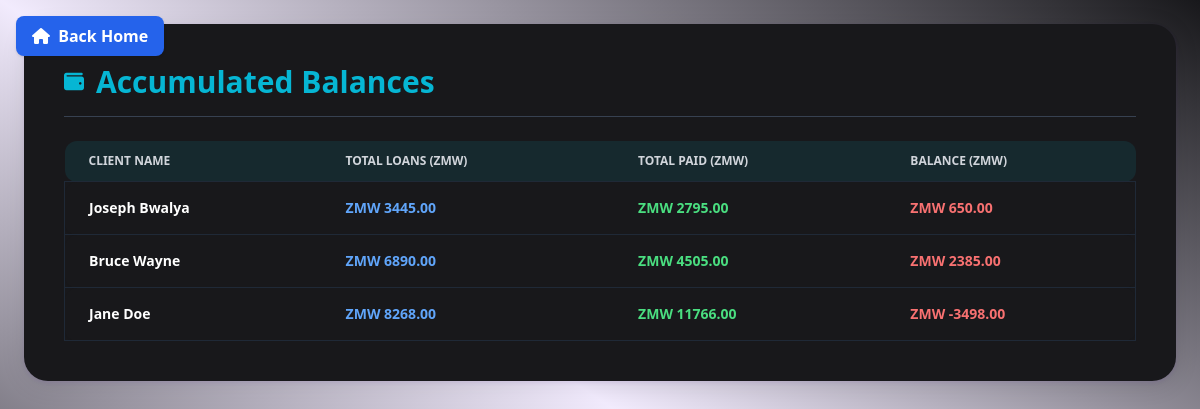
Page /clients/ceo/accumulated-balances/ (signed in) on the committed database.
### clients/models.py (models this page shows, shortened)
class Client(models.Model):
    full_name = models.CharField(max_length=100)
    nrc = models.CharField(max_length=20)
    phone_number = models.CharField(max_length=20)
    passport_photo = models.ImageField(upload_to='photos/')
    signature = models.ImageField(upload_to='signatures/')
    business_name = models.CharField(max_length=255, blank=True, null=True)
    address = models.TextField(blank=True, null=True)
    MARITAL_STATUS_CHOICES = [
        ('single', 'Single'),
        ('married', 'Married'),
        ('divorced', 'Divorced'),
        ('widowed', 'Widowed'),
    ]
    marital_status = models.CharField(max_length=10, choices=MARITAL_STATUS_CHOICES, blank=True, null=True)
    relationship_with_witness = models.CharField(max_length=255, blank=True, null=True)
    surety_name = models.CharField(max_length=100)
    surety_value = models.DecimalField(max_digits=10, decimal_places=2, blank=True, null=True)
    surety_make = models.CharField(max_length=255, blank=True, null=True)
    witness_name = models.CharField(max_length=100)
    witness_nrc = models.CharField(max_length=20)
    witness_phone = models.CharField(max_length=20)
    created_by = models.ForeignKey(settings.AUTH_USER_MODEL, on_delete=models.CASCADE)
    created_at = models.DateTimeField(auto_now_add=True)
    approved = models.BooleanField(default=False)
    rejected = models.BooleanField(default=False)

### clients/views.py (the view)
# urls.py: path('ceo/accumulated-balances/', ceo_accumulated_balances, name='ceo_accumulated_balances'),
@login_required
def ceo_accumulated_balances(request):
    clients = Client.objects.filter(loans__approved=True).distinct()
    client_data = []
    for client in clients:
        approved_loans = client.loans.filter(approved=True)
        total_loan_amount = Decimal('0.00')
        total_paid = Decimal('0.00')
        for loan in approved_loans:
            amount_with_interest = loan.total_with_interest
            total_loan_amount += amount_with_interest
            paid_sum = loan.repayment_days.filter(is_paid=True).aggregate(
                total=Sum('amount_paid')
            )['total'] or Decimal('0.00')
            total_paid += paid_sum
        balance = total_loan_amount - total_paid
        client_data.append({
            'client': client,
            'total_loan_amount': round(total_loan_amount, 2),
            'total_paid': round(total_paid, 2),
            'balance': round(balance, 2),
        })
    return render(request, 'clients/ceo_accumulated_balances.html', {
        'clients_data': client_data
    })

### clients/models.py (called while the page is built)
    @property
    def total_with_interest(self):
        total = self.amount + (self.amount * self.interest_rate / Decimal('100'))
        return total.quantize(Decimal("0.01"), rounding=ROUND_HALF_UP)

### clients/templates/clients/ceo_accumulated_balances.html (shortened to what this page needs)
{% load static %}
<!DOCTYPE html>
<html lang="en" class="dark">
  <head>
    <script src="https://cdn.tailwindcss.com"></script>
    <link
      rel="stylesheet"
      href="https://cdnjs.cloudflare.com/ajax/libs/font-awesome/6.4.2/css/all.min.css"
    />
  </head>
    <a
      href="{% url 'ceo_dashboard' %}"
      class="fixed top-4 left-4 z-50 bg-blue-600 hover:bg-blue-700 text-white font-semibold px-4 py-2 rounded-lg shadow transition"
    >
      <i class="fa-solid fa-house mr-1"></i> Back Home
    </a>
  <body
    class="bg-gradient-to-bl from-primary/10 via-accent/10 to-slate-100 dark:from-surface-dark dark:via-primary-dark/10 dark:to-surface-dark min-h-screen p-6 font-sans transition-colors duration-300"
  >
    <section
      class="max-w-6xl mx-auto bg-white dark:bg-surface-dark shadow-neu rounded-3xl p-8 md:p-10"
    >
      <div
        class="flex justify-between items-center border-b border-gray-200 dark:border-gray-700 pb-4 mb-6"
      >
        <h2
          class="text-2xl md:text-3xl font-extrabold text-primary dark:text-accent flex items-center gap-3"
        >
          <i class="fa-solid fa-wallet text-xl"></i>
          Accumulated Balances
        </h2>
      </div>
      <div class="overflow-x-auto">
        <table
          class="min-w-full text-sm text-left text-gray-800 dark:text-gray-200"
        >
          <thead
            class="text-xs uppercase bg-primary/5 dark:bg-accent/10 text-gray-700 dark:text-gray-300"
          >
            <tr>
              <th class="px-6 py-3 rounded-l-xl">Client Name</th>
              <th class="px-6 py-3">Total Loans (ZMW)</th>
              <th class="px-6 py-3">Total Paid (ZMW)</th>
              <th class="px-6 py-3 rounded-r-xl">Balance (ZMW)</th>
            </tr>
          </thead>
          <tbody>
            {% for client in clients_data %}
            <tr
              class="bg-white dark:bg-surface-dark shadow-sm rounded-xl border border-gray-100 dark:border-gray-800 mb-2"
            >
              <td
                class="px-6 py-4 font-semibold text-gray-800 dark:text-white rounded-l-xl"
              >
                {{ client.client.full_name }}
              </td>
              <td class="px-6 py-4 font-bold text-blue-600 dark:text-blue-400">
                ZMW {{ client.total_loan_amount|floatformat:2 }}
              </td>
              <td
                class="px-6 py-4 font-bold text-green-600 dark:text-green-400"
              >
                ZMW {{ client.total_paid|floatformat:2 }}
              </td>
              <td
                class="px-6 py-4 font-bold text-red-600 dark:text-red-400 rounded-r-xl"
              >
                ZMW {{ client.balance|floatformat:2 }}
              </td>
            </tr>
            {% endfor %}
          </tbody>
        </table>
      </div>
    </section>
  </body>
</html>

### rows in the picture
Client: client.full_name "Joseph Bwalya", total_loan_amount "3445.00", total_paid "2795.00", balance "650.00"
Client: client.full_name "Bruce Wayne", total_loan_amount "6890.00", total_paid "4505.00", balance "2385.00"
Client: client.full_name "Jane Doe", total_loan_amount "8268.00", total_paid "11766.00", balance "-3498.00"
